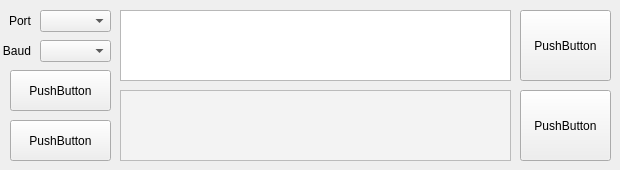
<?xml version="1.0" encoding="UTF-8"?>
<ui version="4.0">
 <class>TerminalWindow</class>
 <widget class="QMainWindow" name="TerminalWindow">
  <property name="geometry">
   <rect>
    <x>0</x>
    <y>0</y>
    <width>620</width>
    <height>170</height>
   </rect>
  </property>
  <property name="windowTitle">
   <string>TerminalWindow</string>
  </property>
  <widget class="QWidget" name="centralWidget">
   <widget class="QComboBox" name="boxPort">
    <property name="geometry">
     <rect>
      <x>40</x>
      <y>10</y>
      <width>71</width>
      <height>22</height>
     </rect>
    </property>
   </widget>
   <widget class="QPlainTextEdit" name="terminalInput">
    <property name="geometry">
     <rect>
      <x>120</x>
      <y>10</y>
      <width>391</width>
      <height>71</height>
     </rect>
    </property>
   </widget>
   <widget class="QPushButton" name="buttonSend">
    <property name="geometry">
     <rect>
      <x>520</x>
      <y>10</y>
      <width>91</width>
      <height>71</height>
     </rect>
    </property>
    <property name="text">
     <string>PushButton</string>
    </property>
   </widget>
   <widget class="QPushButton" name="buttonRecieve">
    <property name="geometry">
     <rect>
      <x>520</x>
      <y>90</y>
      <width>91</width>
      <height>71</height>
     </rect>
    </property>
    <property name="text">
     <string>PushButton</string>
    </property>
   </widget>
   <widget class="QPlainTextEdit" name="terminalOutput">
    <property name="geometry">
     <rect>
      <x>120</x>
      <y>90</y>
      <width>391</width>
      <height>71</height>
     </rect>
    </property>
    <property name="styleSheet">
     <string notr="true">background-color: rgb(243, 243, 243);</string>
    </property>
   </widget>
   <widget class="QComboBox" name="boxBaud">
    <property name="geometry">
     <rect>
      <x>40</x>
      <y>40</y>
      <width>71</width>
      <height>22</height>
     </rect>
    </property>
   </widget>
   <widget class="QLabel" name="portLabel">
    <property name="geometry">
     <rect>
      <x>0</x>
      <y>10</y>
      <width>31</width>
      <height>21</height>
     </rect>
    </property>
    <property name="text">
     <string>Port</string>
    </property>
    <property name="alignment">
     <set>Qt::AlignRight|Qt::AlignTrailing|Qt::AlignVCenter</set>
    </property>
   </widget>
   <widget class="QLabel" name="baudLabel">
    <property name="geometry">
     <rect>
      <x>0</x>
      <y>40</y>
      <width>31</width>
      <height>21</height>
     </rect>
    </property>
    <property name="text">
     <string>Baud</string>
    </property>
    <property name="alignment">
     <set>Qt::AlignRight|Qt::AlignTrailing|Qt::AlignVCenter</set>
    </property>
   </widget>
   <widget class="QPushButton" name="buttonConnect">
    <property name="geometry">
     <rect>
      <x>10</x>
      <y>70</y>
      <width>101</width>
      <height>41</height>
     </rect>
    </property>
    <property name="text">
     <string>PushButton</string>
    </property>
   </widget>
   <widget class="QPushButton" name="buttonClose">
    <property name="geometry">
     <rect>
      <x>10</x>
      <y>120</y>
      <width>101</width>
      <height>41</height>
     </rect>
    </property>
    <property name="text">
     <string>PushButton</string>
    </property>
   </widget>
  </widget>
 </widget>
 <layoutdefault spacing="6" margin="11"/>
 <resources/>
 <connections/>
</ui>
